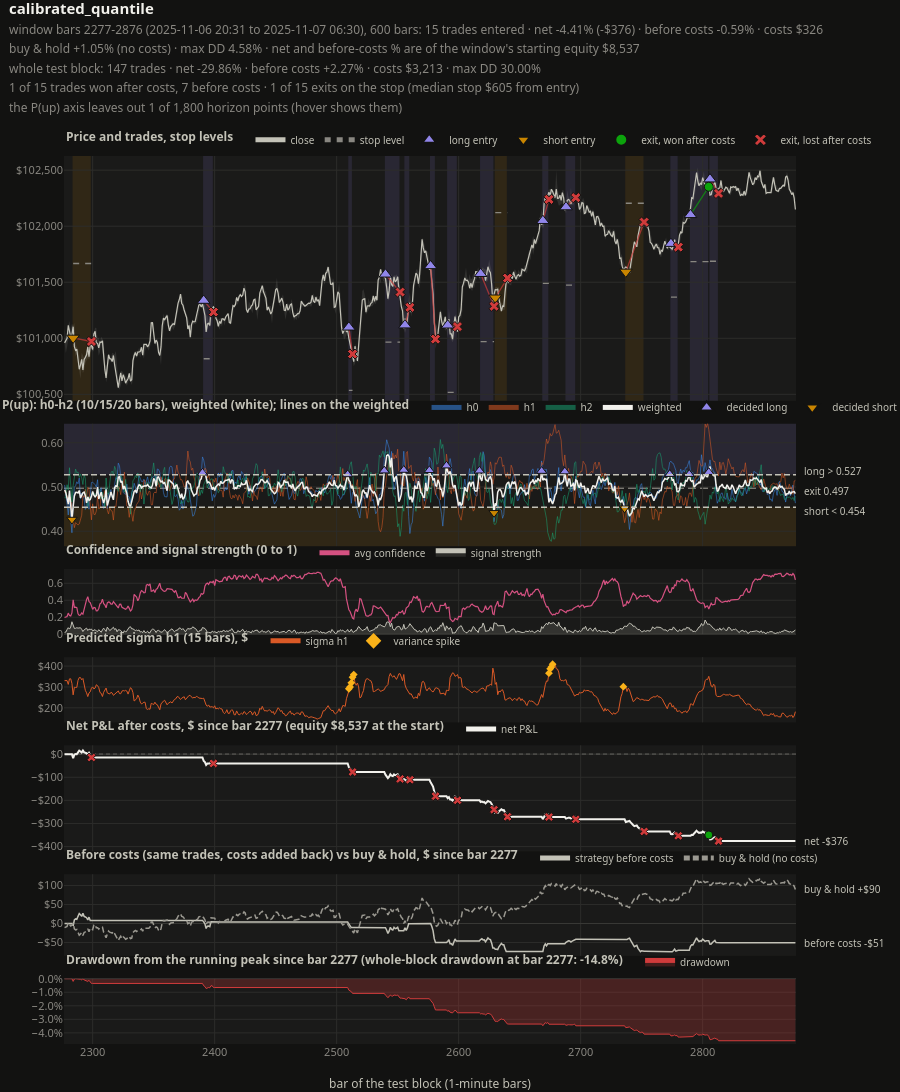

The notebook cell saved with this chart:
### Code cell
import os
from pathlib import Path

from IPython.display import display

from neural_trade.notebook import BacktestExplorer, pick_run
from neural_trade.visualization.trading_dashboard import detail_window

run_dir = pick_run(RUN_DIR, RUNS_DIR)   # newest run with a serving bundle, or a clear error
print("run:", run_dir)
explorer = BacktestExplorer.from_run(run_dir, csv_path=CSV_PATH)
res = explorer.run(STRATEGY, costs={"random_seeds": 0}, baselines=False)
start = detail_window(res, BARS, around=START)[0] if isinstance(START, str) else int(START)
explorer.dashboard(res, start=start, end=start + BARS).show()

### Figure 1 — Plotly figure (JSON) as saved in the notebook; plotly's stock layout.template omitted (floating-point values rounded to 4 significant figures; data arrays with more than 128 entries replaced by an {"elided": "..."} marker saying what was removed)
{"data": [{"dx": 1, "hoverinfo": "skip", "legend": "legend", "line": {"width": 0}, "mode": "lines", "name": "bar high", "showlegend": false, "type": "scatter", "x0": 2277.0, "xaxis": "x", "y": {"elided": "600 float values"}, "yaxis": "y"}, {"dx": 1, "fill": "tonexty", "fillcolor": "rgba(195,194,183,0.13)", "hoverinfo": "skip", "legend": "legend", "line": {"width": 0}, "mode": "lines", "name": "bar high-low range", "showlegend": false, "type": "scatter", "x0": 2277.0, "xaxis": "x", "y": {"elided": "600 float values"}, "yaxis": "y"}, {"dx": 1, "hovertemplate": "close %{y:$,.2f}%{text}<extra></extra>", "legend": "legend", "line": {"color": "#c3c2b7", "width": 1.2}, "mode": "lines", "name": "close", "text": {"elided": "600 str values"}, "type": "scatter", "x0": 2277, "xaxis": "x", "y": {"elided": "600 float values"}, "yaxis": "y"}, {"hoverinfo": "skip", "legend": "legend", "legendgroup": "lvl-sl", "line": {"color": "#898781", "dash": "6px,6px", "width": 1.3}, "mode": "lines", "name": "stop level", "type": "scatter", "x": [2284, 2299, null, 2391, 2399, null, 2510, 2513, null, 2540, 2552, null, 2556, 2560, null, 2577, 2581, null, 2591, 2599, null, 2618, 2629, null, 2630, 2640, null, 2669, 2674, null, 2688, 2696, null, 2737, 2752, null, 2774, 2780, null, 2790, 2805, null, 2806, 2813, null], "xaxis": "x", "y": [101700.0, 101700.0, null, 100800.0, 100800.0, null, 100500.0, 100500.0, null, 101000.0, 101000.0, null, 100400.0, 100400.0, null, 101000.0, 101000.0, null, 100500.0, 100500.0, null, 101000.0, 101000.0, null, 102100.0, 102100.0, null, 101500.0, 101500.0, null, 101500.0, 101500.0, null, 102200.0, 102200.0, null, 101400.0, 101400.0, null, 101700.0, 101700.0, null, 101700.0, 101700.0, null], "yaxis": "y"}, {"hoverinfo": "skip", "legend": "legend", "legendgroup": "trade-win", "line": {"color": "rgba(12,163,12,0.7)", "width": 1.3}, "mode": "lines", "name": "win (entry to exit)", "showlegend": false, "type": "scatter", "x": [2790, 2805, null], "xaxis": "x", "y": [102100.0, 102400.0, null], "yaxis": "y"}, {"hoverinfo": "skip", "legend": "legend", "legendgroup": "trade-loss", "line": {"color": "rgba(208,59,59,0.7)", "width": 1.3}, "mode": "lines", "name": "loss (entry to exit)", "showlegend": false, "type": "scatter", "x": [2284, 2299, null, 2391, 2399, null, 2510, 2513, null, 2540, 2552, null, 2556, 2560, null, 2577, 2581, null, 2591, 2599, null, 2618, 2629, null, 2630, 2640, null, 2669, 2674, null, 2688, 2696, null, 2737, 2752, null, 2774, 2780, null, 2806, 2813, null], "xaxis": "x", "y": [101000.0, 101000.0, null, 101300.0, 101200.0, null, 101100.0, 100900.0, null, 101600.0, 101400.0, null, 101100.0, 101300.0, null, 101600.0, 101000.0, null, 101100.0, 101100.0, null, 101600.0, 101300.0, null, 101400.0, 101500.0, null, 102000.0, 102200.0, null, 102200.0, 102300.0, null, 101600.0, 102000.0, null, 101800.0, 101800.0, null, 102400.0, 102300.0, null], "yaxis": "y"}, {"hoverinfo": "skip", "legend": "legend", "legendgroup": "entry-LONG", "marker": {"color": "#9085e9", "line": {"color": "#121211", "width": 1}, "size": 11, "symbol": "triangle-up"}, "mode": "markers", "name": "long entry", "type": "scatter", "x": [2391, 2510, 2540, 2556, 2577, 2591, 2618, 2669, 2688, 2774, 2790, 2806], "xaxis": "x", "y": [101300.0, 101100.0, 101600.0, 101100.0, 101600.0, 101100.0, 101600.0, 102000.0, 102200.0, 101800.0, 102100.0, 102400.0], "yaxis": "y"}, {"hoverinfo": "skip", "legend": "legend", "legendgroup": "entry-SHORT", "marker": {"color": "#c98500", "line": {"color": "#121211", "width": 1}, "size": 11, "symbol": "triangle-down"}, "mode": "markers", "name": "short entry", "type": "scatter", "x": [2284, 2630, 2737], "xaxis": "x", "y": [101000.0, 101400.0, 101600.0], "yaxis": "y"}, {"hoverinfo": "skip", "legend": "legend", "legendgroup": "trade-win", "marker": {"color": "#0ca30c", "line": {"color": "#121211", "width": 1}, "size": 9, "symbol": "circle"}, "mode": "markers", "name": "exit, won after costs", "opacity": 1.0, "type": "scatter", "x": [2805], "xaxis": "x", "y": [102400.0], "yaxis": "y"}, {"hoverinfo": "skip", "legend": "legend", "legendgroup": "trade-loss", "marker": {"color": "#d03b3b", "line": {"color": "#121211", "width": 1}, "size": 9, "symbol": "x"}, "mode": "markers", "name": "exit, lost after costs", "opacity": 1.0, "type": "scatter", "x": [2299, 2399, 2513, 2552, 2560, 2581, 2599, 2629, 2640, 2674, 2696, 2752, 2780, 2813], "xaxis": "x", "y": [101000.0, 101200.0, 100900.0, 101400.0, 101300.0, 101000.0, 101100.0, 101300.0, 101500.0, 102200.0, 102300.0, 102000.0, 101800.0, 102300.0], "yaxis": "y"}, {"dx": 1, "hovertemplate": "P(up) h0 (10 bars) %{y:.3f}<extra></extra>", "legend": "legend2", "legendgroup": "h0", "line": {"color": "rgba(57,135,229,0.55)", "width": 1}, "mode": "lines", "name": "h0", "type": "scatter", "x0": 2277, "xaxis": "x", "y": {"elided": "600 float values"}, "yaxis": "y2"}, {"dx": 1, "hovertemplate": "P(up) h1 (15 bars) %{y:.3f}<extra></extra>", "legend": "legend2", "legendgroup": "h1", "line": {"color": "rgba(217,89,38,0.55)", "width": 1}, "mode": "lines", "name": "h1", "type": "scatter", "x0": 2277, "xaxis": "x", "y": {"elided": "600 float values"}, "yaxis": "y2"}, {"dx": 1, "hovertemplate": "P(up) h2 (20 bars) %{y:.3f}<extra></extra>", "legend": "legend2", "legendgroup": "h2", "line": {"color": "rgba(25,158,112,0.55)", "width": 1}, "mode": "lines", "name": "h2", "type": "scatter", "x0": 2277, "xaxis": "x", "y": {"elided": "600 float values"}, "yaxis": "y2"}, {"dx": 1, "hovertemplate": "weighted P(up) %{y:.3f}<extra></extra>", "legend": "legend2", "line": {"color": "#f2f1ec", "width": 1.5}, "mode": "lines", "name": "weighted", "type": "scatter", "x0": 2277, "xaxis": "x", "y": {"elided": "600 float values"}, "yaxis": "y2"}, {"hoverinfo": "skip", "legend": "legend2", "legendgroup": "decision-LONG", "marker": {"color": "#9085e9", "line": {"color": "#121211", "width": 1}, "size": 9, "symbol": "triangle-up"}, "mode": "markers", "name": "decided long", "type": "scatter", "x": [2390, 2509, 2539, 2555, 2576, 2590, 2617, 2668, 2687, 2773, 2789, 2805], "xaxis": "x", "y": [0.5319, 0.5282, 0.5368, 0.5382, 0.5376, 0.5481, 0.5366, 0.5359, 0.5347, 0.5288, 0.5288, 0.5333], "yaxis": "y2"}, {"hoverinfo": "skip", "legend": "legend2", "legendgroup": "decision-SHORT", "marker": {"color": "#c98500", "line": {"color": "#121211", "width": 1}, "size": 9, "symbol": "triangle-down"}, "mode": "markers", "name": "decided short", "type": "scatter", "x": [2283, 2629, 2736], "xaxis": "x", "y": [0.4264, 0.4416, 0.4517], "yaxis": "y2"}, {"dx": 1, "hovertemplate": "confidence %{y:.3f}<extra></extra>", "legend": "legend3", "line": {"color": "#d55181", "width": 1.2}, "mode": "lines", "name": "avg confidence", "type": "scatter", "x0": 2277, "xaxis": "x", "y": {"elided": "600 float values"}, "yaxis": "y3"}, {"dx": 1, "fill": "tozeroy", "fillcolor": "rgba(195,194,183,0.15)", "hovertemplate": "strength %{y:.3f}<extra></extra>", "legend": "legend3", "line": {"color": "#c3c2b7", "width": 1}, "mode": "lines", "name": "signal strength", "type": "scatter", "x0": 2277, "xaxis": "x", "y": {"elided": "600 float values"}, "yaxis": "y3"}, {"dx": 1, "hovertemplate": "sigma h1 (15 bars) %{y:$,.1f}%{text}<extra></extra>", "legend": "legend4", "line": {"color": "#d95926", "width": 1}, "mode": "lines", "name": "sigma h1", "text": {"elided": "600 str values"}, "type": "scatter", "x0": 2277, "xaxis": "x", "y": {"elided": "600 float values"}, "yaxis": "y4"}, {"hoverinfo": "skip", "legend": "legend4", "marker": {"color": "#fab219", "size": 6, "symbol": "diamond"}, "mode": "markers", "name": "variance spike", "type": "scatter", "x": [2510, 2511, 2512, 2513, 2514, 2674, 2675, 2676, 2677, 2735], "xaxis": "x", "y": [291.3, 300.2, 319.8, 346.4, 359.4, 366.2, 386.8, 395.3, 409.3, 301.2], "yaxis": "y4"}, {"dx": 1, "hovertemplate": "net P&L since bar 2277 %{y:$,.0f}<extra></extra>", "legend": "legend5", "line": {"color": "#f2f1ec", "width": 2}, "mode": "lines", "name": "net P&L", "type": "scatter", "x0": 2277, "xaxis": "x", "y": {"elided": "600 float values"}, "yaxis": "y5"}, {"hoverinfo": "skip", "legend": "legend5", "legendgroup": "trade-win", "marker": {"color": "#0ca30c", "line": {"color": "#121211", "width": 1}, "size": 8, "symbol": "circle"}, "mode": "markers", "name": "exit, win", "showlegend": false, "type": "scatter", "x": [2805], "xaxis": "x", "y": [-349.6], "yaxis": "y5"}, {"hoverinfo": "skip", "legend": "legend5", "legendgroup": "trade-loss", "marker": {"color": "#d03b3b", "line": {"color": "#121211", "width": 1}, "size": 8, "symbol": "x"}, "mode": "markers", "name": "exit, loss", "showlegend": false, "type": "scatter", "x": [2299, 2399, 2513, 2552, 2560, 2581, 2599, 2629, 2640, 2674, 2696, 2752, 2780, 2813], "xaxis": "x", "y": [-14.37, -40.04, -77.05, -107.2, -110.8, -181.8, -199.5, -240.0, -270.9, -272.0, -281.8, -334.4, -353.3, -376.2], "yaxis": "y5"}, {"dx": 1, "hovertemplate": "before costs since bar 2277 %{y:$,.0f}<extra></extra>", "legend": "legend6", "line": {"color": "#c3c2b7", "width": 1.5}, "mode": "lines", "name": "strategy before costs", "type": "scatter", "x0": 2277, "xaxis": "x", "y": {"elided": "600 float values"}, "yaxis": "y6"}, {"dx": 1, "hovertemplate": "buy & hold since bar 2277 %{y:$,.0f} ($8,537 held, no costs)<extra></extra>", "legend": "legend6", "line": {"color": "#9a9890", "dash": "6px,3px", "width": 1.5}, "mode": "lines", "name": "buy & hold (no costs)", "type": "scatter", "x0": 2277, "xaxis": "x", "y": {"elided": "600 float values"}, "yaxis": "y6"}, {"dx": 1, "fill": "tozeroy", "fillcolor": "rgba(208,59,59,0.25)", "hovertemplate": "drawdown %{y:.2%}<extra></extra>", "legend": "legend7", "line": {"color": "#d03b3b", "width": 1}, "mode": "lines", "name": "drawdown", "type": "scatter", "x0": 2277, "xaxis": "x", "y": {"elided": "600 float values"}, "yaxis": "y7"}], "layout": {"annotations": [{"align": "left", "font": {"color": "#c3c2b7", "size": 10}, "showarrow": false, "text": "short < 0.454", "x": 1.0, "xanchor": "left", "xref": "x domain", "xshift": 6, "y": 0.4466, "yanchor": "middle", "yref": "y2"}, {"align": "left", "font": {"color": "#c3c2b7", "size": 10}, "showarrow": false, "text": "exit 0.497", "x": 1.0, "xanchor": "left", "xref": "x domain", "xshift": 6, "y": 0.4908, "yanchor": "middle", "yref": "y2"}, {"align": "left", "font": {"color": "#c3c2b7", "size": 10}, "showarrow": false, "text": "long > 0.527", "x": 1.0, "xanchor": "left", "xref": "x domain", "xshift": 6, "y": 0.5351, "yanchor": "middle", "yref": "y2"}, {"align": "left", "font": {"color": "#c3c2b7", "size": 10}, "showarrow": false, "text": "net -$376", "x": 1.0, "xanchor": "left", "xref": "x domain", "xshift": 6, "y": -376.2, "yanchor": "middle", "yref": "y5"}, {"align": "left", "font": {"color": "#c3c2b7", "size": 10}, "showarrow": false, "text": "before costs -$51", "x": 1.0, "xanchor": "left", "xref": "x domain", "xshift": 6, "y": -50.55, "yanchor": "middle", "yref": "y6"}, {"align": "left", "font": {"color": "#c3c2b7", "size": 10}, "showarrow": false, "text": "buy & hold +$90", "x": 1.0, "xanchor": "left", "xref": "x domain", "xshift": 6, "y": 89.58, "yanchor": "middle", "yref": "y6"}], "height": 1500, "hovermode": "x unified", "hoversubplots": "axis", "legend": {"bgcolor": "rgba(0,0,0,0)", "font": {"color": "#c3c2b7", "size": 10}, "groupclick": "togglegroup", "itemsizing": "constant", "itemwidth": 30, "orientation": "h", "title": {"font": {"color": "#c3c2b7", "size": 12}, "side": "left", "text": "<b>Price and trades, stop levels</b>   "}, "x": 0, "xanchor": "left", "y": 1.002, "yanchor": "bottom"}, "legend2": {"bgcolor": "rgba(0,0,0,0)", "font": {"color": "#c3c2b7", "size": 10}, "groupclick": "togglegroup", "itemsizing": "constant", "itemwidth": 30, "orientation": "h", "title": {"font": {"color": "#c3c2b7", "size": 12}, "side": "left", "text": "<b>P(up): h0-h2 (10/15/20 bars), weighted (white); lines on the weighted</b>   "}, "x": 0, "xanchor": "left", "y": 0.7005, "yanchor": "bottom"}, "legend3": {"bgcolor": "rgba(0,0,0,0)", "font": {"color": "#c3c2b7", "size": 10}, "groupclick": "togglegroup", "itemsizing": "constant", "itemwidth": 30, "orientation": "h", "title": {"font": {"color": "#c3c2b7", "size": 12}, "side": "left", "text": "<b>Confidence and signal strength (0 to 1)</b>   "}, "x": 0, "xanchor": "left", "y": 0.5369, "yanchor": "bottom"}, "legend4": {"bgcolor": "rgba(0,0,0,0)", "font": {"color": "#c3c2b7", "size": 10}, "groupclick": "togglegroup", "itemsizing": "constant", "itemwidth": 30, "orientation": "h", "title": {"font": {"color": "#c3c2b7", "size": 12}, "side": "left", "text": "<b>Predicted sigma h1 (15 bars), $</b>   "}, "x": 0, "xanchor": "left", "y": 0.4377, "yanchor": "bottom"}, "legend5": {"bgcolor": "rgba(0,0,0,0)", "font": {"color": "#c3c2b7", "size": 10}, "groupclick": "togglegroup", "itemsizing": "constant", "itemwidth": 30, "orientation": "h", "title": {"font": {"color": "#c3c2b7", "size": 12}, "side": "left", "text": "<b>Net P&L after costs, $ since bar 2277 (equity $8,537 at the start)</b>   "}, "x": 0, "xanchor": "left", "y": 0.3384, "yanchor": "bottom"}, "legend6": {"bgcolor": "rgba(0,0,0,0)", "font": {"color": "#c3c2b7", "size": 10}, "groupclick": "togglegroup", "itemsizing": "constant", "itemwidth": 30, "orientation": "h", "title": {"font": {"color": "#c3c2b7", "size": 12}, "side": "left", "text": "<b>Before costs (same trades, costs added back) vs buy & hold, $ since bar 2277</b>   "}, "x": 0, "xanchor": "left", "y": 0.1932, "yanchor": "bottom"}, "legend7": {"bgcolor": "rgba(0,0,0,0)", "font": {"color": "#c3c2b7", "size": 10}, "groupclick": "togglegroup", "itemsizing": "constant", "itemwidth": 30, "orientation": "h", "title": {"font": {"color": "#c3c2b7", "size": 12}, "side": "left", "text": "<b>Drawdown from the running peak since bar 2277 (whole-block drawdown at bar 2277: -14.8%)</b>   "}, "x": 0, "xanchor": "left", "y": 0.07553, "yanchor": "bottom"}, "margin": {"r": 104, "t": 156}, "shapes": [{"fillcolor": "rgba(201,133,0,0.12)", "layer": "below", "line": {"width": 0}, "type": "rect", "x0": 2284.0, "x1": 2298.0, "xref": "x", "y0": 0, "y1": 1, "yref": "y domain"}, {"fillcolor": "rgba(144,133,233,0.12)", "layer": "below", "line": {"width": 0}, "type": "rect", "x0": 2390.0, "x1": 2398.0, "xref": "x", "y0": 0, "y1": 1, "yref": "y domain"}, {"fillcolor": "rgba(144,133,233,0.12)", "layer": "below", "line": {"width": 0}, "type": "rect", "x0": 2510.0, "x1": 2512.0, "xref": "x", "y0": 0, "y1": 1, "yref": "y domain"}, {"fillcolor": "rgba(144,133,233,0.12)", "layer": "below", "line": {"width": 0}, "type": "rect", "x0": 2540.0, "x1": 2552.0, "xref": "x", "y0": 0, "y1": 1, "yref": "y domain"}, {"fillcolor": "rgba(144,133,233,0.12)", "layer": "below", "line": {"width": 0}, "type": "rect", "x0": 2556.0, "x1": 2560.0, "xref": "x", "y0": 0, "y1": 1, "yref": "y domain"}, {"fillcolor": "rgba(144,133,233,0.12)", "layer": "below", "line": {"width": 0}, "type": "rect", "x0": 2576.0, "x1": 2580.0, "xref": "x", "y0": 0, "y1": 1, "yref": "y domain"}, {"fillcolor": "rgba(144,133,233,0.12)", "layer": "below", "line": {"width": 0}, "type": "rect", "x0": 2590.0, "x1": 2598.0, "xref": "x", "y0": 0, "y1": 1, "yref": "y domain"}, {"fillcolor": "rgba(144,133,233,0.12)", "layer": "below", "line": {"width": 0}, "type": "rect", "x0": 2618.0, "x1": 2628.0, "xref": "x", "y0": 0, "y1": 1, "yref": "y domain"}, {"fillcolor": "rgba(201,133,0,0.12)", "layer": "below", "line": {"width": 0}, "type": "rect", "x0": 2630.0, "x1": 2640.0, "xref": "x", "y0": 0, "y1": 1, "yref": "y domain"}, {"fillcolor": "rgba(144,133,233,0.12)", "layer": "below", "line": {"width": 0}, "type": "rect", "x0": 2668.0, "x1": 2674.0, "xref": "x", "y0": 0, "y1": 1, "yref": "y domain"}, {"fillcolor": "rgba(144,133,233,0.12)", "layer": "below", "line": {"width": 0}, "type": "rect", "x0": 2688.0, "x1": 2696.0, "xref": "x", "y0": 0, "y1": 1, "yref": "y domain"}, {"fillcolor": "rgba(201,133,0,0.12)", "layer": "below", "line": {"width": 0}, "type": "rect", "x0": 2736.0, "x1": 2752.0, "xref": "x", "y0": 0, "y1": 1, "yref": "y domain"}, {"fillcolor": "rgba(144,133,233,0.12)", "layer": "below", "line": {"width": 0}, "type": "rect", "x0": 2774.0, "x1": 2780.0, "xref": "x", "y0": 0, "y1": 1, "yref": "y domain"}, {"fillcolor": "rgba(144,133,233,0.12)", "layer": "below", "line": {"width": 0}, "type": "rect", "x0": 2790.0, "x1": 2804.0, "xref": "x", "y0": 0, "y1": 1, "yref": "y domain"}, {"fillcolor": "rgba(144,133,233,0.12)", "layer": "below", "line": {"width": 0}, "type": "rect", "x0": 2806.0, "x1": 2812.0, "xref": "x", "y0": 0, "y1": 1, "yref": "y domain"}, {"fillcolor": "rgba(144,133,233,0.12)", "layer": "below", "line": {"width": 0}, "type": "rect", "x0": 0, "x1": 1, "xref": "x domain", "y0": 0.5275, "y1": 1.0, "yref": "y2"}, {"fillcolor": "rgba(201,133,0,0.12)", "layer": "below", "line": {"width": 0}, "type": "rect", "x0": 0, "x1": 1, "xref": "x domain", "y0": 0.4542, "y1": 0.0, "yref": "y2"}, {"layer": "below", "line": {"color": "#9a9890", "dash": "8px,4px", "width": 1.2}, "type": "line", "x0": 0, "x1": 1, "xref": "x domain", "y0": 0.4973, "y1": 0.4973, "yref": "y2"}, {"layer": "above", "line": {"color": "#c3c2b7", "dash": "6px,3px", "width": 1.5}, "type": "line", "x0": 0, "x1": 1, "xref": "x domain", "y0": 0.5275, "y1": 0.5275, "yref": "y2"}, {"layer": "above", "line": {"color": "#c3c2b7", "dash": "6px,3px", "width": 1.5}, "type": "line", "x0": 0, "x1": 1, "xref": "x domain", "y0": 0.4542, "y1": 0.4542, "yref": "y2"}, {"layer": "below", "line": {"color": "#9a9890", "dash": "4px,3px", "width": 1.0}, "type": "line", "x0": 0, "x1": 1, "xref": "x domain", "y0": 0.0, "y1": 0.0, "yref": "y5"}, {"layer": "below", "line": {"color": "#9a9890", "dash": "4px,3px", "width": 1.0}, "type": "line", "x0": 0, "x1": 1, "xref": "x domain", "y0": 0.0, "y1": 0.0, "yref": "y6"}], "title": {"text": "<b>calibrated_quantile</b><br><span style='font-size:12px;color:#898781'>window bars 2277-2876 (2025-11-06 20:31 to 2025-11-07 06:30), 600 bars: 15 trades entered · net -4.41% (-$376) · before costs -0.59% · costs $326<br>buy & hold +1.05% (no costs) · max DD 4.58% · net and before-costs % are of the window's starting equity $8,537<br>whole test block: 147 trades · net -29.86% · before costs +2.27% · costs $3,213 · max DD 30.00%<br>1 of 15 trades won after costs, 7 before costs · 1 of 15 exits on the stop (median stop $605 from entry)<br>the P(up) axis leaves out 1 of 1,800 horizon points (hover shows them)</span>"}, "xaxis": {"anchor": "y7", "autorange": false, "domain": [0, 1], "range": [2276.0, 2876.0], "showspikes": true, "spikemode": "across", "title": {"text": "bar of the test block (1-minute bars)"}}, "yaxis": {"anchor": "x", "autorangeoptions": {"clipmax": 102600.0, "clipmin": 100400.0}, "domain": [0.7243, 1.0], "tickformat": "$,.0f"}, "yaxis2": {"anchor": "x", "domain": [0.5607, 0.6985], "range": [0.3663, 0.6428], "tickformat": ".2f"}, "yaxis3": {"anchor": "x", "domain": [0.4614, 0.5349]}, "yaxis4": {"anchor": "x", "domain": [0.3621, 0.4357], "tickformat": "$,.0f"}, "yaxis5": {"anchor": "x", "domain": [0.2169, 0.3364], "tickformat": "$,.0f"}, "yaxis6": {"anchor": "x", "domain": [0.09926, 0.1912], "tickformat": "$,.0f"}, "yaxis7": {"anchor": "x", "domain": [0.0, 0.07353], "tickformat": ".1%"}}}
